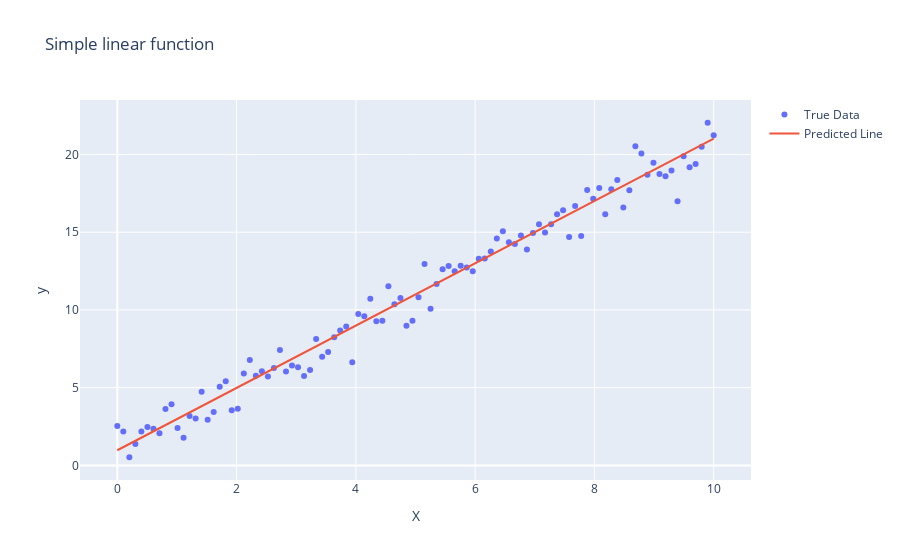

Notebook code for this chart:
### Code cell
X_test = np.linspace(0, 10, 100).reshape((100, 1))
y_test = 2 * X_test + 1 + np.random.randn(100, 1)
y_pred = network.predict(X_test)

fig = go.Figure()
fig.add_trace(go.Scatter(x=X_test.flatten(),
                         y=y_test.flatten(),
                         mode="markers",
                         name="True Data"))
fig.add_trace(go.Scatter(x=X_test.flatten(),
                         y=y_pred.flatten(),
                         mode="lines",
                         name="Predicted Line"))
fig.update_layout(
    title="Simple linear function",
    xaxis_title="X",
    yaxis_title="y"
)
fig.show()
